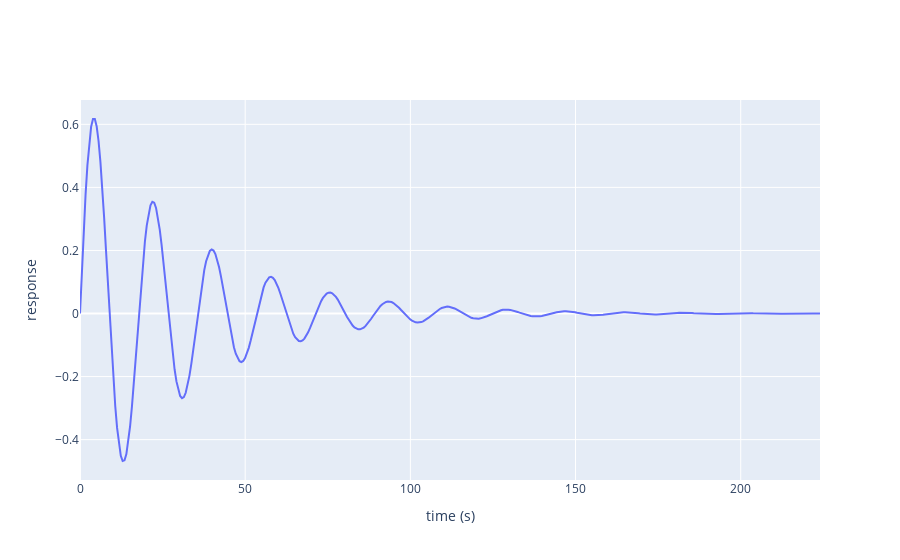

Here is the notebook cell this chart was saved with:
### Code cell
impulse([F3],400)

### Figure 1 — Plotly figure (JSON) as saved in the notebook; plotly's stock layout.template omitted (floating-point values rounded to 4 significant figures; data arrays with more than 128 entries replaced by an {"elided": "..."} marker saying what was removed)
{"data": [{"line": {"shape": "linear"}, "mode": "lines", "name": "tf 1", "showlegend": false, "type": "scatter", "x": {"elided": "400 float values"}, "y": {"elided": "400 float values"}}], "layout": {"xaxis": {"title": {"text": "time (s)"}}, "yaxis": {"title": {"text": "response"}}}}
